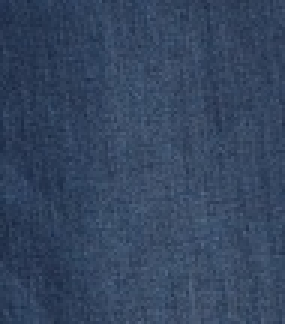
#> input picture Lab09_Texture_STD/imgs_patches/jeans1.jpg, 95 x 108 px, shrunk from 410 x 467 before the run (shown 3 times larger)
$ jupyter execute --allow-errors lab_texture_STD.ipynb   (older library calls are emulated)
#> lines starting #> are read from the running program, lines starting #| are printed output that depends on the picture
# Lab 9 - Texture Analysis

## Part A

### Objective

The goal of this part is to segment the following photo into 3 segments:
1. a segment for clothes with a jeans texture
2. a segment for clothes with a cotton texture
3. a segment for the background

</img>

[cell 1]
# All the imports you will need in the whole lab
from skimage.feature import greycomatrix, greycoprops
from skimage import io
from skimage.color import rgb2gray
import matplotlib.pyplot as plt
import os
import numpy as np

## Section 1

In this section, you will extract features from image samples of the jeans and cotton texture using GLCM, then we will plot our feature space to see if our features are able to differentiate between the textures of jeans, cotton, and background.

### TODO Implement get_glcm_features

You will need the following two functions:

greycomatrix, doc link -> https://scikit-image.org/docs/dev/api/skimage.feature.html#greycomatrix <br>
greycoprops, doc link -> https://scikit-image.org/docs/dev/api/skimage.feature.html#skimage.feature.greycoprops

[cell 2]
def get_glcm_features(gray_scale_img):
    """
    Given a grayscale image with graylevels from 0 - 255, this function returns the contrast
    and the homogeneity features of the image with the help of GLCM
    """
    # Tip: Make sure you understand the input-output of everything you write,
    # not doing that results in bugs that makes you take a lot of time solving the lab
    glcm = greycomatrix(gray_scale_img, [1], [3*np.pi / 2])
    contrast = greycoprops(glcm, 'contrast')
    homogeneity = greycoprops(glcm, 'homogeneity')
    return contrast, homogeneity

img = io.imread('imgs_patches/jeans1.jpg')
#> img is the input picture: shape (108, 95, 3); mean R, G, B 52.5, 69.5, 95.5
img = rgb2gray(img)
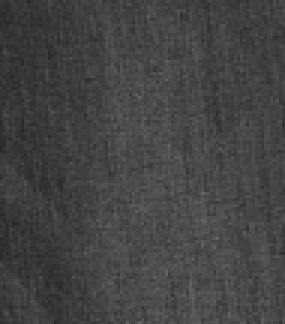
#> img: shape (108, 95) float64 (shown 3 times larger); min 0.153, max 0.406, mean 0.266
img = (img*255).astype(np.uint8)
get_glcm_features(img)
#> in get_glcm_features, `contrast = greycoprops(glcm, 'contrast')`: contrast = [58.92]
#> in get_glcm_features, `homogeneity = greycoprops(glcm, 'homogeneity')`: homogeneity = [0.151]
#> Out = ([58.92], [0.151])

The following part will extract the contrast and homogeneity of samples of jeans and cotton in the folder "imgs_patches" using your function. So, for each sample image, we will have a point in a 2D feature space. Then, it will plot this feature space.

[cell 3]
# You don't need to understand how this function works
def get_fname_images_tuple(directory):
#> called with directory = 'imgs_patches'
    fnames = os.listdir(directory)
    to_return = []
    for fn in fnames:
        path = os.path.join(directory, fn)
        gray_scale_image = (rgb2gray(io.imread(path)) * 255).astype(np.uint8)
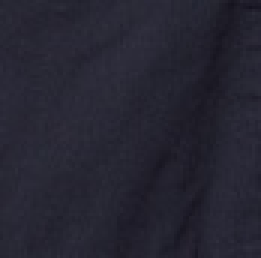
#> input picture Lab09_Texture_STD/imgs_patches/cotton1.jpg, 87 x 86 px, shrunk from 374 x 371 before the run (shown 3 times larger)
#> gray_scale_image: shape (86, 87); min 19, max 49, mean 37.7
#> pass 3 of the loop in get_fname_images_tuple, `for fn in fnames:`:
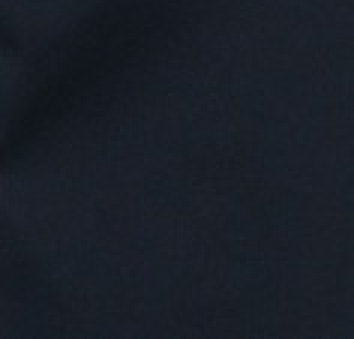
#> input picture Lab09_Texture_STD/imgs_patches/cotton3.jpg, 118 x 113 px, shrunk from 508 x 489 before the run (shown 3 times larger)
#> in get_fname_images_tuple, `gray_scale_image = (rgb2gray(io.imread(path)) * 255).astype(np.uint8)`:
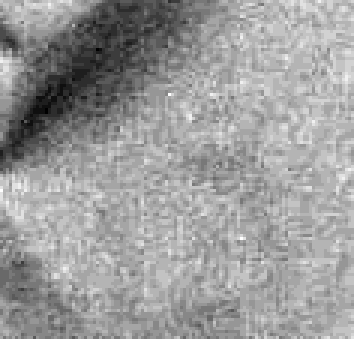
#> gray_scale_image: shape (113, 118) (shown 3 times larger); min 19, max 36, mean 29.4; drawn with min black and max white
#> the loop made 4 passes; the first 3 are shown
        to_return.append((fn, gray_scale_image))

    return to_return

# You don't need to understand how this function works
def plot_2d_features_with_names(names_fts_list, xlabel, ylabel):
    x = [names_fts[1][0] for names_fts in names_fts_list]
    y = [names_fts[1][1] for names_fts in names_fts_list]
    txts = [names_fts[0] for names_fts in names_fts_list]

    fig, ax = plt.subplots()
    ax.scatter(x, y)

    for i, txt in enumerate(txts):
        ax.annotate(txt, (x[i], y[i]))
    ax.grid()
    ax.set_xlabel(xlabel)
    ax.set_ylabel(ylabel)
    fig = plt.gcf()
    fig.set_size_inches(13, 8)


fn_img_list = get_fname_images_tuple(r'imgs_patches')

fn_ft_list = []
for fn, img in fn_img_list:
    fn_ft_list.append((fn, get_glcm_features(img)))

plot_2d_features_with_names(fn_ft_list, 'contrast', 'homogeneity')
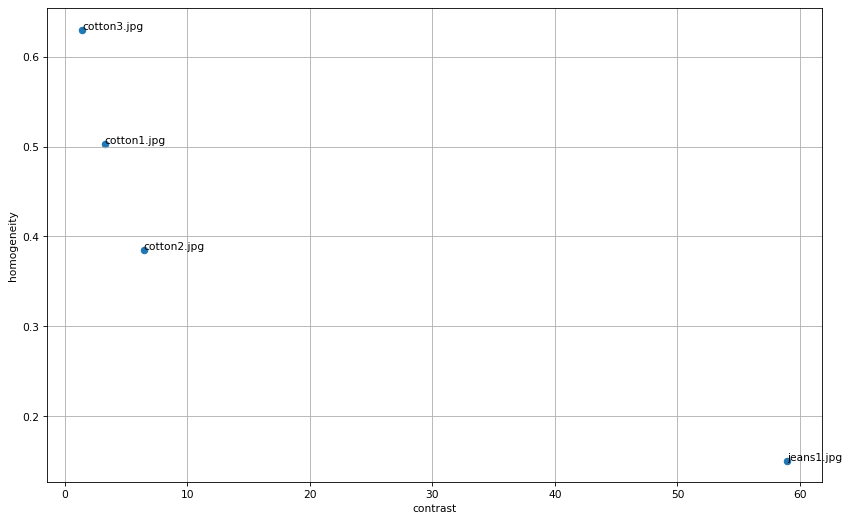
#> figure drawn by matplotlib, 1 panel

## Section 2

You should have noticed that the previous section showed us that we can differentiate between jeans, cotton, & background patches using contrast and homogeneity. So, in this section, we will classify an unknown patch into one of those categories using a simple rule-based classifier. This will make us able to segment an image.

[cell 4]
# TODO implement this function

def classify_patch(contrast, homogeneity):
    """
    Given the contrast and homogeneity values of a certain image patch, this function
    will return the class of the patch, i.e either 'jeans', 'cotton', or 'background'
    """
    # Hint: We can decide whether the patch is background or not by simply checking 'if' the homogeneity is greater than 0.6
    if contrast > 100: return 'jeans'
    elif homogeneity > 0.6: return 'background'
    else: return 'cotton'
    # return <string of class>
fn_img_list = get_fname_images_tuple(r'imgs_patches')
#> pass 3 of the loop in get_fname_images_tuple, `for fn in fnames:`:
#> the loop made 4 passes; the first 3 are shown

fn_ft_list = []
for fn, img in fn_img_list:
    fn_ft_list.append((fn, get_glcm_features(img)))

for i in fn_ft_list:
    print(i[0])
    print(classify_patch(i[1][0][0][0], i[1][1][0][0]))
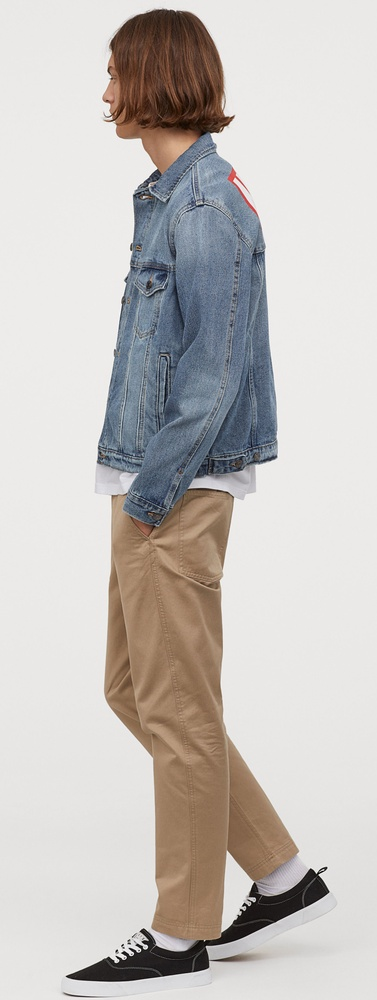
#> input picture Lab09_Texture_STD/test.jpg, 377 x 1000 px, shrunk from 1629 x 4319 before the run
#> further down, image is the input picture: shape (1000, 377, 3); mean R, G, B 197.1, 192.8, 189.7

### TODO Complete todos in segment_img

This function is given an RGB image, and returns the segmented image coloring jeans patches in green, cotton patches in red, and the background in blue. Your final output should look like the following image:

</img>

[cell 5]
def segment_img(image):
    img = image.copy()
    patch_height = patch_width = 50

    # TODO complete the following skeleton

    # loop on the image patch by patch
    for i in range(0, img.shape[0] // patch_height):
        for j in range(0, img.shape[1] // patch_width):
            I = i * patch_height
            J = j * patch_width
            patch = img[I: I + patch_height, J:J+patch_width]
            patch_grayscale = (rgb2gray(patch) * 255).astype(np.uint8)

            contrast, homogeneity = get_glcm_features(patch_grayscale)
            classification = classify_patch(contrast, homogeneity)
            if classification == 'cotton':
                patch[:,:, 0] = 255
            elif classification == 'jeans':
                patch[:,:, 1] = 255
            else:
                patch[:,:,2] = 255
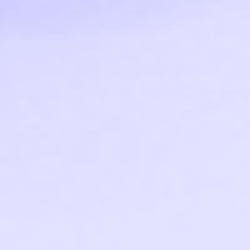
#> patch: shape (50, 50, 3) (shown 5 times larger); mean R, G, B 223.4, 222.4, 255
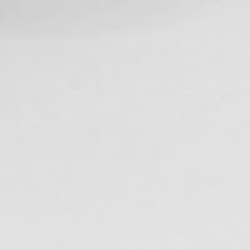
#> patch_grayscale: shape (50, 50) (shown 5 times larger); min 205, max 227, mean 222.4

    return img

[cell 6]
# Testing your work
image = io.imread('test.jpg')
segmented_image = segment_img(image)
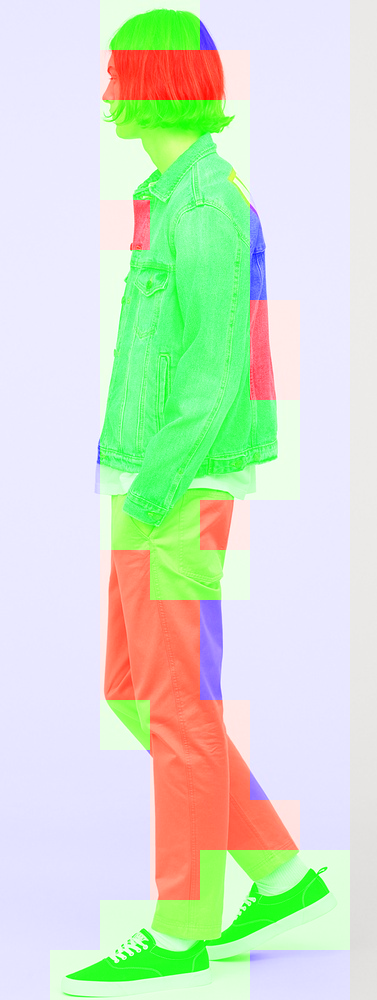
#> segmented_image: shape (1000, 377, 3); mean R, G, B 209.3, 225.5, 203.5
io.imshow(segmented_image)

## Part B - Bonus - 1 Mark

You are required to implement your own function that computes the LBP histogram of a grayscale image (return to lecture slides for reference attached in this lab folder).

#### Note: you are allowed not to compute the LBP for the image border pixels.

#> (a cell that did not finish here is left out)

[cell 8]
# Testing your work, we will compare your histogram with that of ours
# There should be a noticable difference between the histograms of jeans and cotton
img = rgb2gray(io.imread(r'imgs_patches\jeans1.jpg'))
#> (the rest of this cell did not finish here and is left out)

[cell 9]
# Testing your work, we will compare your histogram with that of ours
# There should be a noticable difference between the histograms of jeans and cotton
img = rgb2gray(io.imread(r'imgs_patches\cotton1.jpg'))
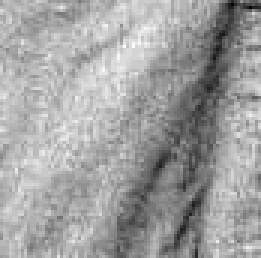
#> img: shape (86, 87) float64 (shown 3 times larger); min 0.0759, max 0.193, mean 0.15; drawn with min black and max white
#> (the rest of this cell did not finish here and is left out)
